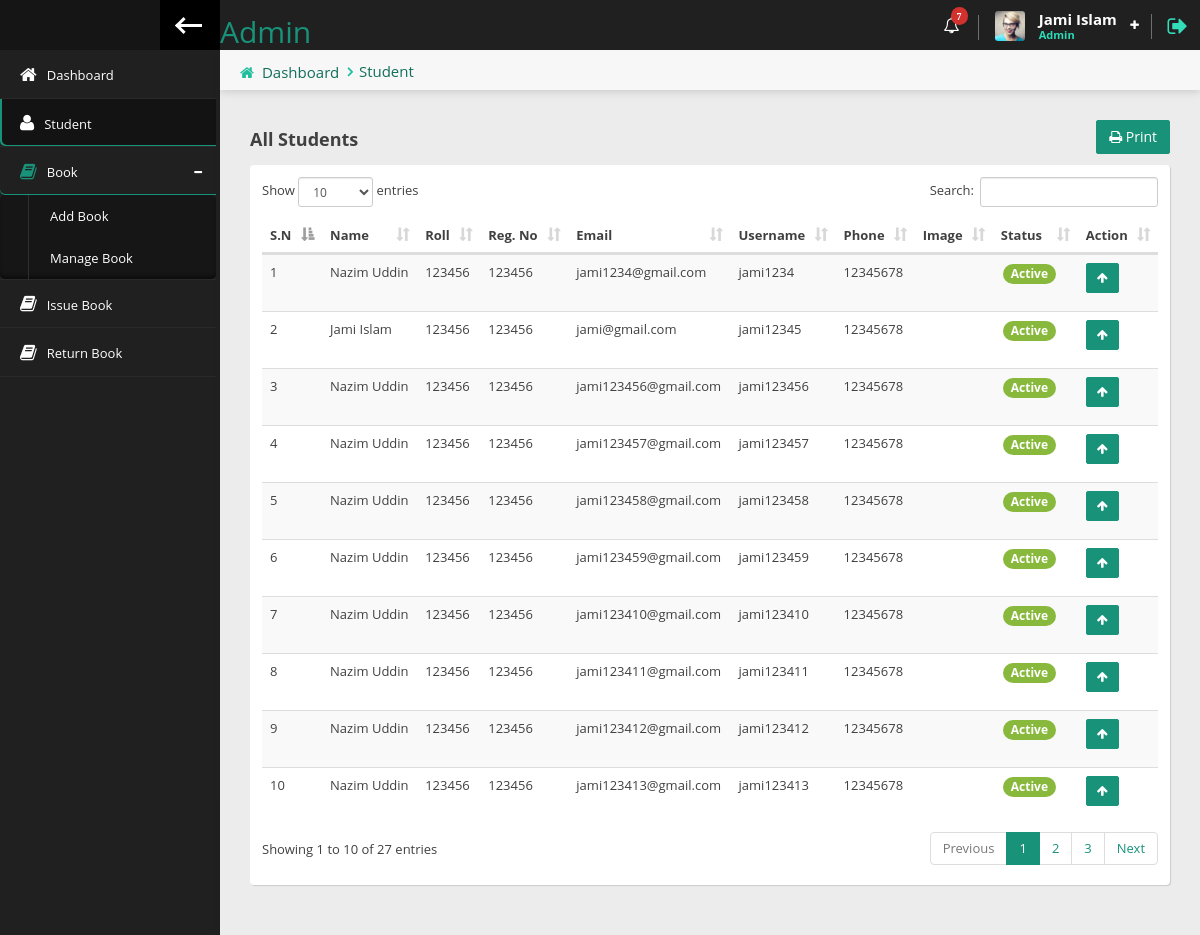
Page /librarian/student.php (signed in) on the committed database.
### tables this page shows
CREATE TABLE IF NOT EXISTS `libraian` (
  `id` int(255) NOT NULL AUTO_INCREMENT,
  `fname` varchar(255) NOT NULL,
  `lname` varchar(255) NOT NULL,
  `email` varchar(255) NOT NULL,
  `username` varchar(255) NOT NULL,
  `password` varchar(255) NOT NULL,
  `datetime` timestamp NOT NULL DEFAULT CURRENT_TIMESTAMP,
  PRIMARY KEY (`id`),
  UNIQUE KEY `email` (`email`),
  UNIQUE KEY `username` (`username`)
);

CREATE TABLE IF NOT EXISTS `students` (
  `id` int(255) NOT NULL AUTO_INCREMENT,
  `fname` varchar(255) NOT NULL,
  `lname` varchar(255) NOT NULL,
  `roll` varchar(11) NOT NULL,
  `reg` varchar(11) NOT NULL,
  `email` varchar(50) NOT NULL,
  `username` varchar(50) NOT NULL,
  `password` varchar(255) NOT NULL,
  `phone` varchar(20) NOT NULL,
  `photo` varchar(255) DEFAULT NULL,
  `status` tinyint(1) NOT NULL,
  `datetime` timestamp NOT NULL DEFAULT CURRENT_TIMESTAMP,
  PRIMARY KEY (`id`),
  UNIQUE KEY `email` (`email`),
  UNIQUE KEY `username` (`username`)
);

### librarian/student.php (the view)
<?php
require_once('header.php');
?>
                <div class="content-header">
                    <div class="leftside-content-header">
                        <ul class="breadcrumbs">
                            <li><i class="fa fa-home" aria-hidden="true"></i><a href="index.php">Dashboard</a></li>
                            <li><a href="javascript:avoid(0)">Student</a></li>
                        </ul>
                    </div>
                </div>
                <div class="row  ">
                 <div class="col-sm-12">
                    <div class="pull-left">
                        <h4 class="section-subtitle"><b>All Students</b></h4>
                    </div>
                    <div class="pull-right">
                        <a href="print_all_students.php" target="_blank" class="btn btn-primary "><i class="fa fa-print"></i> Print</a>
                    </div>
                    <div class="clearfix"></div>
                    <div class="panel">
                        <div class="panel-content">
                            <div class="table-responsive">
                                <table id="basic-table" class="data-table table table-striped nowrap table-hover" cellspacing="0" width="100%">
                                    <thead>
                                    <tr>
                                        <th>S.N</th>
                                        <th>Name</th>
                                        <th>Roll</th>
                                        <th>Reg. No</th>
                                        <th>Email</th>
                                        <th>Username</th>
                                        <th>Phone</th>
                                        <th>Image</th>
                                        <th>Status</th>
                                        <th>Action</th>
                                    </tr>
                                    </thead>
                                    <tbody>
                                        <?php
                                        $i=1;
                                        $query="SELECT * FROM students";
                                        $run_query=mysqli_query($con,$query);
                                        while ($row=mysqli_fetch_assoc($run_query)) { ?>
                                    <tr>
                                        <td><?php echo $i; ?></td>
                                        <td><?php echo ucwords($row['fname'].' '. $row['lname']) ;  ?></td>
                                        <td><?php echo $row['roll'] ;  ?></td>
                                        <td><?php echo $row['reg'] ;  ?></td>
                                        <td><?php echo $row['email'] ;  ?></td>
                                        <td><?php echo $row['username'] ;  ?></td>
                                        <td><?php echo $row['phone'] ;  ?></td>
                                        <td><?php echo $row['photo'] ;  ?></td>
                                        <td><?php echo $row['status']==1 ? '<span class="badge x-success">Active</span>':'<span class="badge x-danger">Inactive</span>' ;  ?></td>
                                        <td>
                                            <?php
                                                if ($row['status']==1) {?>
                                                    <a href="status_inactive.php?id=<?php echo base64_encode($row['id']) ;?>" class="btn btn-primary btn-sm"><i class="fa fa-arrow-up"></i></a>
                                                <?php }else{ ?>
                                                    <a href="status_active.php?id=<?php echo base64_encode($row['id']) ;?>" class="btn btn-warning btn-sm"><i class="fa fa-arrow-down"></i></a>
                                           <?php } ?>
                                        </td>
                                    </tr>
                                    <?php  $i++ ;} ?>
                                    </tbody>
                                </table>
                            </div>
                        </div>
                    </div>
                </div>
                 </div>
<?php
require_once('footer.php');
?>

### librarian/header.php (shortened to what this page needs)
<?php
     require_once('../include/Db.php');
     $page_url=explode('/',$_SERVER['PHP_SELF']);
     $end=end($page_url);
        $libraian_info=$_SESSION['libraian_login'];
        $libraian_info_query=mysqli_query($con,"SELECT * FROM libraian WHERE email='$libraian_info'");
        $data=mysqli_fetch_assoc($libraian_info_query);
?>
<!DOCTYPE html>
<html lang="en" class="fixed left-sidebar-top">
<head>
    <link href="../assets/vendor/pace/pace-theme-minimal.css" rel="stylesheet" />
    <link rel="stylesheet" href="../assets/vendor/bootstrap/css/bootstrap.css">
    <link rel="stylesheet" href="../assets/vendor/font-awesome/css/font-awesome.css">
    <link rel="stylesheet" href="../assets/vendor/animate.css/animate.css">
    <link rel="stylesheet" href="../assets/vendor/data-table/media/css/dataTables.bootstrap.min.css">
    <link rel="stylesheet" href="../assets/vendor/toastr/toastr.min.css">
    <link rel="stylesheet" href="../assets/vendor/magnific-popup/magnific-popup.css">
    <link rel="stylesheet" href="../assets/stylesheets/css/style.css">
</head>
<body>
    <div class="wrap">
        <div class="page-header">
            <div class="leftside-header">
                <div class="logo">
                    <a href="index.php" class="on-click">
                        <h2>Admin</h2>
                    </a>
                </div>
            </div>
            <div class="rightside-header">
                <div class="header-section hidden-xs" id="notice-headerbox">
                    <div class="notice" id="alerts-notice">
                        <i class="fa fa-bell-o" aria-hidden="true"><span class="badge badge-xs badge-top-right x-danger">7</span></i>
                    </div>
                </div>
                <div class="header-section" id="user-headerbox">
                    <div class="user-header-wrap">
                        <div class="user-photo">
                            <img alt="profile photo" src="../assets/images/avatar/avatar_user.jpg" />
                        </div>
                        <div class="user-info">
                            <span class="user-name"><?php echo ucwords($data['fname'].' '. $data['lname']) ; ?></span>
                            <span class="user-profile">Admin</span>
                        </div>
                        <i class="fa fa-plus icon-open" aria-hidden="true"></i>
                    </div>
                </div>
                <div class="header-section">
                    <a href="logout.php" data-toggle="tooltip" data-placement="left" title="Logout"><i class="fa fa-sign-out log-out" aria-hidden="true"></i></a>
                </div>
            </div>
        </div>
        <div class="page-body">
            <div class="left-sidebar">
                <div class="left-sidebar-header">
                    <div class="left-sidebar-title"></div>
                    <div class="left-sidebar-toggle c-hamburger c-hamburger--htla hidden-xs" data-toggle-class="left-sidebar-collapsed" data-target="html">
                        <span></span>
                    </div>
                </div>
                <div id="left-nav" class="nano">
                    <div class="nano-content">
                        <nav>
                            <ul class="nav nav-left-lines" id="main-nav">
                                <li  class=" <?php echo $end=='index.php' ? 'active-item':'' ; ?>"><a href="index.php"><i class="fa fa-home" aria-hidden="true"></i><span>Dashboard</span></a></li>
                                <li class=" <?php echo $end=='student.php' ? 'active-item':'' ; ?>" ><a href="student.php"><i class="fa fa-user" aria-hidden="true"></i><span>Student</span></a></li>
                                <li class="has-child-item open-item"  class=" <?php echo $end=='add_book.php' ? 'open-item':'' ; ?><?php echo $end=='manage_book.php' ? 'open-item':'' ; ?>">
                                    <a><i class="fa fa-book" aria-hidden="true"></i><span>Book</span></a>
                                    <ul class="nav child-nav level-1" style="">
                                        <li class=" <?php echo $end=='add_book.php' ? 'active-item':'' ; ?>"><a href="add_book.php">Add Book</a></li>
                                        <li class=" <?php echo $end=='manage_book.php' ? 'active-item':'' ; ?>"><a href="manage_book.php">Manage Book</a></li>
                                    </ul>
                                </li>
                                <li  class=" <?php echo $end=='issue_book.php' ? 'active-item':'' ; ?>"><a href="issue_book.php"><i class="fa fa-book" aria-hidden="true"></i><span>Issue Book</span></a></li>
                                <li  class=" <?php echo $end=='manage_return_book.php' ? 'active-item':'' ; ?>"><a href="manage_return_book.php"><i class="fa fa-book" aria-hidden="true"></i><span>Return  Book</span></a></li>
                            </ul>
                        </nav>
                    </div>
                </div>
            </div>
            <div class="content">

### rows in the picture
libraian: fname+lname "Jami Islam"
students: fname+lname "Nazim Uddin", roll "123456", reg "123456", email "jami1234@gmail.com", username "jami1234", phone "12345678", status "Active"
students: fname+lname "Jami Islam", roll "123456", reg "123456", email "jami@gmail.com", username "jami12345", phone "12345678", status "Active"
students: fname+lname "Nazim Uddin", roll "123456", reg "123456", email "jami123456@gmail.com", username "jami123456", phone "12345678", status "Active"
students: fname+lname "Nazim Uddin", roll "123456", reg "123456", email "jami123457@gmail.com", username "jami123457", phone "12345678", status "Active"
students: fname+lname "Nazim Uddin", roll "123456", reg "123456", email "jami123458@gmail.com", username "jami123458", phone "12345678", status "Active"
students: fname+lname "Nazim Uddin", roll "123456", reg "123456", email "jami123459@gmail.com", username "jami123459", phone "12345678", status "Active"
students: fname+lname "Nazim Uddin", roll "123456", reg "123456", email "jami123410@gmail.com", username "jami123410", phone "12345678", status "Active"
students: fname+lname "Nazim Uddin", roll "123456", reg "123456", email "jami123411@gmail.com", username "jami123411", phone "12345678", status "Active"
students: fname+lname "Nazim Uddin", roll "123456", reg "123456", email "jami123412@gmail.com", username "jami123412", phone "12345678", status "Active"
students: fname+lname "Nazim Uddin", roll "123456", reg "123456", email "jami123413@gmail.com", username "jami123413", phone "12345678", status "Active"
